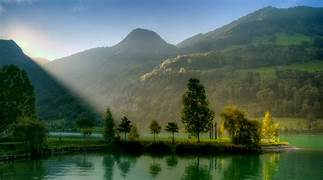
#> input picture sample.jpg, 323 x 180 px, found by its file name
$ python Exp-4.py
#> lines starting #> are read from the running program, lines starting #| are printed output that depends on the picture; after the words box and inside, x2 and y2 are one past the last pixel; in counts of white or black regions, pixels touching at a corner belong together
import cv2
image = cv2.imread(r"C:\Users\Fahir Shaik\OneDrive\Desktop\CV&ML\sample.jpg")
#> image is the input picture: shape (180, 323, 3); mean B, G, R 85, 98.3, 78.4
original =  image.copy()
gray = cv2.cvtColor(image,cv2.COLOR_BGR2GRAY)
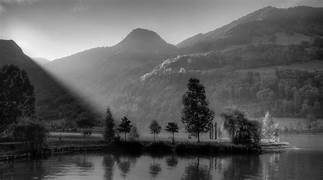
#> gray: shape (180, 323); min 0, max 251, mean 90.8
blurred = cv2.GaussianBlur(gray,(5,5),0)
_,thresh = cv2.threshold(blurred,127,255,cv2.THRESH_BINARY)
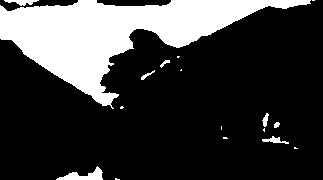
#> thresh: shape (180, 323); 23.1% white; 17 white regions (9 under 20 px)
contours, _ = cv2.findContours(thresh,cv2.RETR_EXTERNAL,cv2.CHAIN_APPROX_SIMPLE)
#> contours = 17 contours, 10 with area under 20; largest, box (x1, y1, x2, y2) and area: (0, 0, 311, 109) 12317, (56, 166, 103, 180) 238, (4, 0, 39, 6) 79, (262, 136, 289, 144) 64, (262, 113, 269, 127) 39, (141, 70, 155, 80) 26, (160, 60, 170, 68) 21
for cnt in contours :
    area = cv2.contourArea(cnt)
    if area > 500 :
        x,y,w,h = cv2.boundingRect(cnt)
        cv2.rectangle(original,(x,y),(x+w,y+h),(0,255,0),2)
        cv2.drawContours(original,[cnt],-1,(0,225,0),1)
#> this loop made 17 passes
#> (area, x, y, w, h) on pass 16: (12317, 0, 0, 311, 109)
#> area on passes 2, 5, 9, 11, 13, 17: 238.5, 64, 39, 25.5, 21, 79
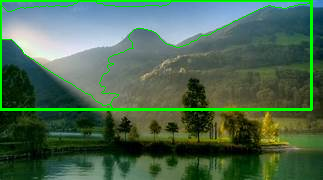
#> original: shape (180, 323, 3); 4.58% of pixels changed, all inside (x1, y1, x2, y2) = (0, 0, 313, 111)
cv2.imshow("Contours with Bounding Boxes",original)
cv2.waitKey(0)
cv2.destroyAllWindows()
